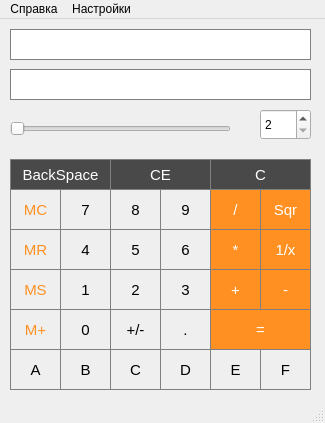
<?xml version="1.0" encoding="UTF-8"?>
<ui version="4.0">
 <class>Interface</class>
 <widget class="QMainWindow" name="Interface">
  <property name="geometry">
   <rect>
    <x>0</x>
    <y>0</y>
    <width>325</width>
    <height>423</height>
   </rect>
  </property>
  <property name="minimumSize">
   <size>
    <width>325</width>
    <height>423</height>
   </size>
  </property>
  <property name="maximumSize">
   <size>
    <width>325</width>
    <height>423</height>
   </size>
  </property>
  <property name="windowTitle">
   <string>Interface</string>
  </property>
  <widget class="QWidget" name="centralwidget">
   <widget class="QLineEdit" name="lineEdit">
    <property name="enabled">
     <bool>true</bool>
    </property>
    <property name="geometry">
     <rect>
      <x>10</x>
      <y>50</y>
      <width>301</width>
      <height>31</height>
     </rect>
    </property>
    <property name="mouseTracking">
     <bool>true</bool>
    </property>
    <property name="styleSheet">
     <string notr="true">border:1px solid gray;
</string>
    </property>
    <property name="alignment">
     <set>Qt::AlignRight|Qt::AlignTrailing|Qt::AlignVCenter</set>
    </property>
    <property name="readOnly">
     <bool>true</bool>
    </property>
   </widget>
   <widget class="QSpinBox" name="spinBox">
    <property name="geometry">
     <rect>
      <x>260</x>
      <y>90</y>
      <width>51</width>
      <height>31</height>
     </rect>
    </property>
    <property name="minimum">
     <number>2</number>
    </property>
    <property name="maximum">
     <number>16</number>
    </property>
   </widget>
   <widget class="QSlider" name="horizontalSlider">
    <property name="geometry">
     <rect>
      <x>10</x>
      <y>100</y>
      <width>221</width>
      <height>20</height>
     </rect>
    </property>
    <property name="acceptDrops">
     <bool>false</bool>
    </property>
    <property name="autoFillBackground">
     <bool>false</bool>
    </property>
    <property name="minimum">
     <number>2</number>
    </property>
    <property name="maximum">
     <number>16</number>
    </property>
    <property name="orientation">
     <enum>Qt::Horizontal</enum>
    </property>
    <property name="invertedAppearance">
     <bool>false</bool>
    </property>
    <property name="invertedControls">
     <bool>false</bool>
    </property>
   </widget>
   <widget class="QPushButton" name="pushButton_MC">
    <property name="geometry">
     <rect>
      <x>10</x>
      <y>170</y>
      <width>51</width>
      <height>41</height>
     </rect>
    </property>
    <property name="font">
     <font>
      <pointsize>11</pointsize>
     </font>
    </property>
    <property name="styleSheet">
     <string notr="true">border: 1px solid gray;
color: rgb(255, 144, 33);</string>
    </property>
    <property name="text">
     <string>MC</string>
    </property>
   </widget>
   <widget class="QPushButton" name="pushButton7">
    <property name="geometry">
     <rect>
      <x>60</x>
      <y>170</y>
      <width>51</width>
      <height>41</height>
     </rect>
    </property>
    <property name="font">
     <font>
      <pointsize>11</pointsize>
     </font>
    </property>
    <property name="styleSheet">
     <string notr="true">border: 1px solid gray;</string>
    </property>
    <property name="text">
     <string>7</string>
    </property>
   </widget>
   <widget class="QPushButton" name="pushButton8">
    <property name="geometry">
     <rect>
      <x>110</x>
      <y>170</y>
      <width>51</width>
      <height>41</height>
     </rect>
    </property>
    <property name="font">
     <font>
      <pointsize>11</pointsize>
     </font>
    </property>
    <property name="styleSheet">
     <string notr="true">border: 1px solid gray;</string>
    </property>
    <property name="text">
     <string>8</string>
    </property>
   </widget>
   <widget class="QPushButton" name="pushButton9">
    <property name="geometry">
     <rect>
      <x>160</x>
      <y>170</y>
      <width>51</width>
      <height>41</height>
     </rect>
    </property>
    <property name="font">
     <font>
      <pointsize>11</pointsize>
     </font>
    </property>
    <property name="styleSheet">
     <string notr="true">border: 1px solid gray;</string>
    </property>
    <property name="text">
     <string>9</string>
    </property>
   </widget>
   <widget class="QPushButton" name="pushButton_Backspace">
    <property name="geometry">
     <rect>
      <x>10</x>
      <y>140</y>
      <width>101</width>
      <height>31</height>
     </rect>
    </property>
    <property name="font">
     <font>
      <pointsize>11</pointsize>
     </font>
    </property>
    <property name="styleSheet">
     <string notr="true">border: 1px solid gray;
color: white;
background-color: rgb(73, 73, 73);</string>
    </property>
    <property name="text">
     <string>BackSpace</string>
    </property>
   </widget>
   <widget class="QPushButton" name="pushButton_CE">
    <property name="geometry">
     <rect>
      <x>110</x>
      <y>140</y>
      <width>101</width>
      <height>31</height>
     </rect>
    </property>
    <property name="font">
     <font>
      <pointsize>11</pointsize>
     </font>
    </property>
    <property name="styleSheet">
     <string notr="true">border: 1px solid gray;
color: white;
background-color: rgb(73, 73, 73);</string>
    </property>
    <property name="text">
     <string>CE</string>
    </property>
   </widget>
   <widget class="QPushButton" name="pushButton_C_2">
    <property name="geometry">
     <rect>
      <x>210</x>
      <y>140</y>
      <width>101</width>
      <height>31</height>
     </rect>
    </property>
    <property name="font">
     <font>
      <pointsize>11</pointsize>
     </font>
    </property>
    <property name="styleSheet">
     <string notr="true">border: 1px solid gray;
color: white;
background-color: rgb(73, 73, 73);</string>
    </property>
    <property name="text">
     <string>C</string>
    </property>
   </widget>
   <widget class="QPushButton" name="pushButton_division">
    <property name="geometry">
     <rect>
      <x>210</x>
      <y>170</y>
      <width>51</width>
      <height>41</height>
     </rect>
    </property>
    <property name="font">
     <font>
      <pointsize>11</pointsize>
     </font>
    </property>
    <property name="styleSheet">
     <string notr="true">border: 1px solid gray;
background-color: rgb(255, 144, 33);
color:white;</string>
    </property>
    <property name="text">
     <string>/</string>
    </property>
   </widget>
   <widget class="QPushButton" name="pushButton_Sqr">
    <property name="geometry">
     <rect>
      <x>260</x>
      <y>170</y>
      <width>51</width>
      <height>41</height>
     </rect>
    </property>
    <property name="font">
     <font>
      <pointsize>11</pointsize>
     </font>
    </property>
    <property name="styleSheet">
     <string notr="true">border: 1px solid gray;
background-color: rgb(255, 144, 33);
color:white;</string>
    </property>
    <property name="text">
     <string>Sqr</string>
    </property>
   </widget>
   <widget class="QPushButton" name="pushButton_MR">
    <property name="geometry">
     <rect>
      <x>10</x>
      <y>210</y>
      <width>51</width>
      <height>41</height>
     </rect>
    </property>
    <property name="font">
     <font>
      <pointsize>11</pointsize>
     </font>
    </property>
    <property name="styleSheet">
     <string notr="true">border: 1px solid gray;
color: rgb(255, 144, 33);</string>
    </property>
    <property name="text">
     <string>MR</string>
    </property>
   </widget>
   <widget class="QPushButton" name="pushButton4">
    <property name="geometry">
     <rect>
      <x>60</x>
      <y>210</y>
      <width>51</width>
      <height>41</height>
     </rect>
    </property>
    <property name="font">
     <font>
      <pointsize>11</pointsize>
     </font>
    </property>
    <property name="styleSheet">
     <string notr="true">border: 1px solid gray;</string>
    </property>
    <property name="text">
     <string>4</string>
    </property>
   </widget>
   <widget class="QPushButton" name="pushButton5">
    <property name="geometry">
     <rect>
      <x>110</x>
      <y>210</y>
      <width>51</width>
      <height>41</height>
     </rect>
    </property>
    <property name="font">
     <font>
      <pointsize>11</pointsize>
     </font>
    </property>
    <property name="styleSheet">
     <string notr="true">border: 1px solid gray;</string>
    </property>
    <property name="text">
     <string>5</string>
    </property>
   </widget>
   <widget class="QPushButton" name="pushButton6">
    <property name="geometry">
     <rect>
      <x>160</x>
      <y>210</y>
      <width>51</width>
      <height>41</height>
     </rect>
    </property>
    <property name="font">
     <font>
      <pointsize>11</pointsize>
     </font>
    </property>
    <property name="styleSheet">
     <string notr="true">border: 1px solid gray;</string>
    </property>
    <property name="text">
     <string>6</string>
    </property>
   </widget>
   <widget class="QPushButton" name="pushButton_mult">
    <property name="geometry">
     <rect>
      <x>210</x>
      <y>210</y>
      <width>51</width>
      <height>41</height>
     </rect>
    </property>
    <property name="font">
     <font>
      <pointsize>11</pointsize>
     </font>
    </property>
    <property name="styleSheet">
     <string notr="true">border: 1px solid gray;
background-color: rgb(255, 144, 33);
color:white;</string>
    </property>
    <property name="text">
     <string>*</string>
    </property>
   </widget>
   <widget class="QPushButton" name="pushButton_reverse">
    <property name="geometry">
     <rect>
      <x>260</x>
      <y>210</y>
      <width>51</width>
      <height>41</height>
     </rect>
    </property>
    <property name="font">
     <font>
      <pointsize>11</pointsize>
     </font>
    </property>
    <property name="styleSheet">
     <string notr="true">border: 1px solid gray;
background-color: rgb(255, 144, 33);
color:white;</string>
    </property>
    <property name="text">
     <string>1/x</string>
    </property>
   </widget>
   <widget class="QPushButton" name="pushButton_MS">
    <property name="geometry">
     <rect>
      <x>10</x>
      <y>250</y>
      <width>51</width>
      <height>41</height>
     </rect>
    </property>
    <property name="font">
     <font>
      <pointsize>11</pointsize>
     </font>
    </property>
    <property name="styleSheet">
     <string notr="true">border: 1px solid gray;
color: rgb(255, 144, 33);</string>
    </property>
    <property name="text">
     <string>MS</string>
    </property>
   </widget>
   <widget class="QPushButton" name="pushButton1">
    <property name="geometry">
     <rect>
      <x>60</x>
      <y>250</y>
      <width>51</width>
      <height>41</height>
     </rect>
    </property>
    <property name="font">
     <font>
      <pointsize>11</pointsize>
     </font>
    </property>
    <property name="styleSheet">
     <string notr="true">border: 1px solid gray;</string>
    </property>
    <property name="text">
     <string>1</string>
    </property>
   </widget>
   <widget class="QPushButton" name="pushButton2">
    <property name="geometry">
     <rect>
      <x>110</x>
      <y>250</y>
      <width>51</width>
      <height>41</height>
     </rect>
    </property>
    <property name="font">
     <font>
      <pointsize>11</pointsize>
     </font>
    </property>
    <property name="styleSheet">
     <string notr="true">border: 1px solid gray;</string>
    </property>
    <property name="text">
     <string>2</string>
    </property>
   </widget>
   <widget class="QPushButton" name="pushButton3">
    <property name="geometry">
     <rect>
      <x>160</x>
      <y>250</y>
      <width>51</width>
      <height>41</height>
     </rect>
    </property>
    <property name="font">
     <font>
      <pointsize>11</pointsize>
     </font>
    </property>
    <property name="styleSheet">
     <string notr="true">border: 1px solid gray;</string>
    </property>
    <property name="text">
     <string>3</string>
    </property>
   </widget>
   <widget class="QPushButton" name="pushButton_plus">
    <property name="geometry">
     <rect>
      <x>210</x>
      <y>250</y>
      <width>51</width>
      <height>41</height>
     </rect>
    </property>
    <property name="font">
     <font>
      <pointsize>11</pointsize>
     </font>
    </property>
    <property name="styleSheet">
     <string notr="true">border: 1px solid gray;
background-color: rgb(255, 144, 33);
color:white;</string>
    </property>
    <property name="text">
     <string>+</string>
    </property>
   </widget>
   <widget class="QPushButton" name="pushButton_minus">
    <property name="geometry">
     <rect>
      <x>260</x>
      <y>250</y>
      <width>51</width>
      <height>41</height>
     </rect>
    </property>
    <property name="font">
     <font>
      <pointsize>11</pointsize>
     </font>
    </property>
    <property name="styleSheet">
     <string notr="true">border: 1px solid gray;
background-color: rgb(255, 144, 33);
color:white;</string>
    </property>
    <property name="text">
     <string>-</string>
    </property>
   </widget>
   <widget class="QPushButton" name="pushButton_execute">
    <property name="geometry">
     <rect>
      <x>210</x>
      <y>290</y>
      <width>101</width>
      <height>41</height>
     </rect>
    </property>
    <property name="font">
     <font>
      <pointsize>11</pointsize>
     </font>
    </property>
    <property name="styleSheet">
     <string notr="true">border: 1px solid gray;
background-color: rgb(255, 144, 33);
color:white;</string>
    </property>
    <property name="text">
     <string>=</string>
    </property>
   </widget>
   <widget class="QPushButton" name="pushButton_point">
    <property name="geometry">
     <rect>
      <x>160</x>
      <y>290</y>
      <width>51</width>
      <height>41</height>
     </rect>
    </property>
    <property name="font">
     <font>
      <pointsize>11</pointsize>
     </font>
    </property>
    <property name="styleSheet">
     <string notr="true">border: 1px solid gray;</string>
    </property>
    <property name="text">
     <string>.</string>
    </property>
   </widget>
   <widget class="QPushButton" name="pushButton_plusorminus">
    <property name="geometry">
     <rect>
      <x>110</x>
      <y>290</y>
      <width>51</width>
      <height>41</height>
     </rect>
    </property>
    <property name="font">
     <font>
      <pointsize>11</pointsize>
     </font>
    </property>
    <property name="styleSheet">
     <string notr="true">border: 1px solid gray;</string>
    </property>
    <property name="text">
     <string>+/-</string>
    </property>
   </widget>
   <widget class="QPushButton" name="pushButton0">
    <property name="geometry">
     <rect>
      <x>60</x>
      <y>290</y>
      <width>51</width>
      <height>41</height>
     </rect>
    </property>
    <property name="font">
     <font>
      <pointsize>11</pointsize>
     </font>
    </property>
    <property name="styleSheet">
     <string notr="true">border: 1px solid gray;</string>
    </property>
    <property name="text">
     <string>0</string>
    </property>
   </widget>
   <widget class="QPushButton" name="pushButton_Mplus">
    <property name="geometry">
     <rect>
      <x>10</x>
      <y>290</y>
      <width>51</width>
      <height>41</height>
     </rect>
    </property>
    <property name="font">
     <font>
      <pointsize>11</pointsize>
     </font>
    </property>
    <property name="styleSheet">
     <string notr="true">border: 1px solid gray;
color: rgb(255, 144, 33);</string>
    </property>
    <property name="text">
     <string>M+</string>
    </property>
   </widget>
   <widget class="QPushButton" name="pushButton_A">
    <property name="geometry">
     <rect>
      <x>10</x>
      <y>330</y>
      <width>51</width>
      <height>41</height>
     </rect>
    </property>
    <property name="font">
     <font>
      <pointsize>11</pointsize>
     </font>
    </property>
    <property name="styleSheet">
     <string notr="true">border: 1px solid gray;</string>
    </property>
    <property name="text">
     <string>A</string>
    </property>
   </widget>
   <widget class="QPushButton" name="pushButton_B">
    <property name="geometry">
     <rect>
      <x>60</x>
      <y>330</y>
      <width>51</width>
      <height>41</height>
     </rect>
    </property>
    <property name="font">
     <font>
      <pointsize>11</pointsize>
     </font>
    </property>
    <property name="styleSheet">
     <string notr="true">border: 1px solid gray;</string>
    </property>
    <property name="text">
     <string>B</string>
    </property>
   </widget>
   <widget class="QPushButton" name="pushButton_C">
    <property name="geometry">
     <rect>
      <x>110</x>
      <y>330</y>
      <width>51</width>
      <height>41</height>
     </rect>
    </property>
    <property name="font">
     <font>
      <pointsize>11</pointsize>
     </font>
    </property>
    <property name="styleSheet">
     <string notr="true">border: 1px solid gray;</string>
    </property>
    <property name="text">
     <string>C</string>
    </property>
   </widget>
   <widget class="QPushButton" name="pushButton_D">
    <property name="geometry">
     <rect>
      <x>160</x>
      <y>330</y>
      <width>51</width>
      <height>41</height>
     </rect>
    </property>
    <property name="font">
     <font>
      <pointsize>11</pointsize>
     </font>
    </property>
    <property name="styleSheet">
     <string notr="true">border: 1px solid gray;</string>
    </property>
    <property name="text">
     <string>D</string>
    </property>
   </widget>
   <widget class="QPushButton" name="pushButton_E">
    <property name="geometry">
     <rect>
      <x>210</x>
      <y>330</y>
      <width>51</width>
      <height>41</height>
     </rect>
    </property>
    <property name="font">
     <font>
      <pointsize>11</pointsize>
     </font>
    </property>
    <property name="styleSheet">
     <string notr="true">border: 1px solid gray;</string>
    </property>
    <property name="text">
     <string>E</string>
    </property>
   </widget>
   <widget class="QPushButton" name="pushButton_F">
    <property name="geometry">
     <rect>
      <x>260</x>
      <y>330</y>
      <width>51</width>
      <height>41</height>
     </rect>
    </property>
    <property name="font">
     <font>
      <pointsize>11</pointsize>
     </font>
    </property>
    <property name="styleSheet">
     <string notr="true">border: 1px solid gray;</string>
    </property>
    <property name="text">
     <string>F</string>
    </property>
   </widget>
   <widget class="QLineEdit" name="lineEdit_2">
    <property name="enabled">
     <bool>true</bool>
    </property>
    <property name="geometry">
     <rect>
      <x>10</x>
      <y>10</y>
      <width>301</width>
      <height>31</height>
     </rect>
    </property>
    <property name="mouseTracking">
     <bool>true</bool>
    </property>
    <property name="styleSheet">
     <string notr="true">border:1px solid gray;
</string>
    </property>
    <property name="alignment">
     <set>Qt::AlignRight|Qt::AlignTrailing|Qt::AlignVCenter</set>
    </property>
    <property name="readOnly">
     <bool>true</bool>
    </property>
   </widget>
  </widget>
  <widget class="QMenuBar" name="menubar">
   <property name="geometry">
    <rect>
     <x>0</x>
     <y>0</y>
     <width>325</width>
     <height>17</height>
    </rect>
   </property>
   <widget class="QMenu" name="menu_3">
    <property name="title">
     <string>Справка</string>
    </property>
    <addaction name="action"/>
    <addaction name="action_2"/>
   </widget>
   <widget class="QMenu" name="menu">
    <property name="title">
     <string>Настройки</string>
    </property>
    <addaction name="separator"/>
    <addaction name="action_4"/>
    <addaction name="action_5"/>
   </widget>
   <addaction name="menu_3"/>
   <addaction name="menu"/>
  </widget>
  <widget class="QStatusBar" name="statusbar"/>
  <action name="action">
   <property name="text">
    <string>Информация о приложении</string>
   </property>
  </action>
  <action name="action_2">
   <property name="text">
    <string>Информация о студентах</string>
   </property>
  </action>
  <action name="action_4">
   <property name="text">
    <string>Перейти в калькулятор комплексных чисел</string>
   </property>
  </action>
  <action name="action_5">
   <property name="text">
    <string>Перейти в калькулятор простых дробей</string>
   </property>
  </action>
 </widget>
 <resources/>
 <connections/>
</ui>
